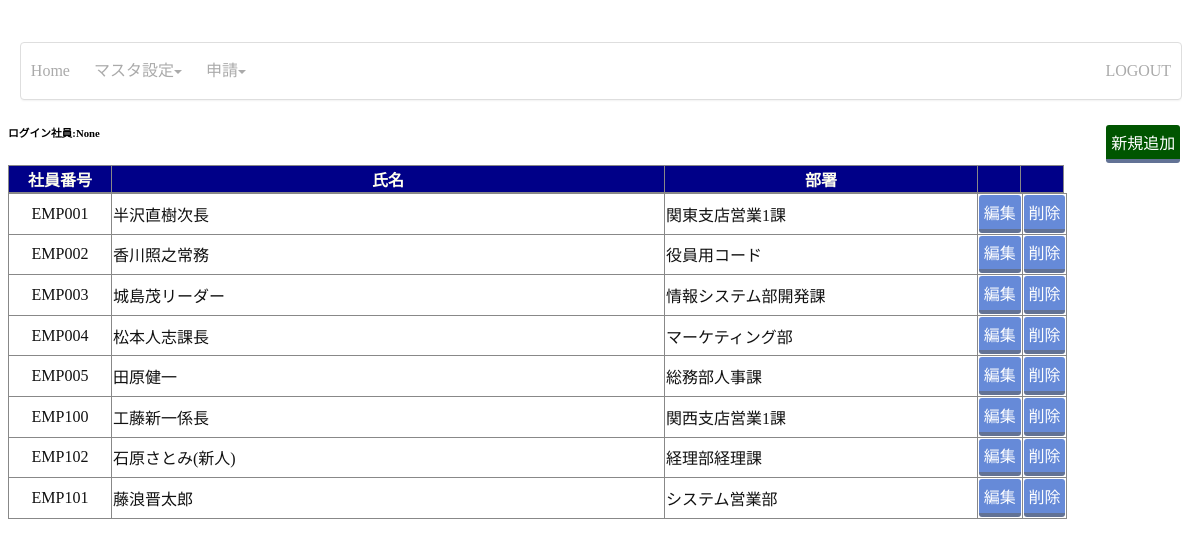
The app's page /m_syain_admin with its own data.
### flaski/models.py (models this page shows)
class M_Syain(Base):
    __tablename__ = 'M_Syain'
    id = Column(String(6), nullable=False, primary_key=True)
    name = Column(String(40), nullable=False)
    busyo = Column(String(6))
    password = Column(String(40), nullable=False)
    authority = Column(Integer)
    mail = Column(String(100))
    path_folder = Column(String(250))
    path_doc = Column(String(250))
    torokud = Column(DateTime, default=datetime.now())
    koshind = Column(DateTime, default=datetime.now())

class M_Busyo(Base):
    __tablename__ = 'M_Busyo'
    busyoid = Column(String(5), nullable=False, primary_key=True)
    busyoname = Column(String(60))

### templates/msts/mst.py (the view)
@M_MST.route('/m_syain_admin', methods=['POST', 'GET']) #blueprintを使う場合、ここは「app.route」ではないので注意！自分の定義したモジュール名を書くこと！
def MST_SYAIN():
    getid = request.args.get('id')
    getmode = request.args.get('mode')
    Empstr_Admin =session.query(M_Syain, M_Busyo).filter(M_Syain.busyo == M_Busyo.busyoid).all()
    session.close()
    return render_template('msts/m_syain_admin.html', Syainstr=Empstr_Admin,ID=getid,TITLE='社員マスタ')

### templates/msts/m_syain_admin.html (shortened to what this page needs)
﻿{% extends 'menu_header.html' %}
{% block body %}
<body>
<form action="/m_syain_admin" method="POST">
            <td>
                <a class="btn-detail2" href="/m_syain_edit/{{ID}}/new/add" style="position: absolute; right: 20px; top: 125px">新規追加</a>
            </td>
    <table class="sk_h_l_readonly" border=1>
        <tr>
            <th width="100">社員番号</th>
            <th width="550">氏名</th>
            <th width="310">部署</th>
            <th width="40"></th>
            <th width="40"></th>
        </tr>
    </table>
    <table class="sk_t_l_readonly" border=1>
        {% for Empstr_Admin in Syainstr %}
        <tr>
            <td width="100"><center>{{ Empstr_Admin.M_Syain.id }}</center></td>
            <td width="550">{{ Empstr_Admin.M_Syain.name }}</td>
            <td width="310">{{ Empstr_Admin.M_Busyo.busyoname }}</td>
            <td>
                <a class="btn-detail" href="/m_syain_edit/{{ID}}/{{ Empstr_Admin.M_Syain.id}}/edit" >編集</a></td>
          <td>     <a class="btn-detail" name="btndlt" id="btndlt" href="/m_syain_edit/{{ID}}/{{ Empstr_Admin.M_Syain.id}}/del">削除</a>
            </td>
        </tr>
        {% endfor %}
    </table>
</form>
{% endblock %}

### templates/menu_header.html (shortened to what this page needs)
﻿<!DOCTYPE html>
<html lang="ja">
{% block head %}
<head>
<link rel="stylesheet"href="{{ url_for('static', filename='css//menu_header.css') }}">
<div class="cp_navi">
<ul>
	<li><a href="top_page?id={{ ID }}">Home</a></li>
	<li>
		<a>マスタ設定<span class="caret"></span></a>
	</li>
	<li>
		<a>申請<span class="caret"></span></a>
	</li>
	<li class="right"><a href="/">LOGOUT</a></li>
</ul>
</div>
<h6 style="text-align:left" color="#000099">ログイン社員:{{ ID }}&nbsp;&nbsp;</h6>
</head>
  {% endblock %}
<body>
    {% block body %}{% endblock %}
</body>
</html>

### static/css/menu_header.css (style rules this page uses)
body { background-color: white; }
.cp_navi { background-color: #ffffff; border: 1px solid #dedede; border-radius: 4px; box-shadow: 0 2px 2px -1px rgba(0, 0, 0, 0.055); color: #888888; display: block; margin: 1em 1%; overflow: hidden; width: 98%; }
.cp_navi ul { margin: 0; padding: 0; }
.cp_navi ul li { display: inline-block; list-style-type: none; -webkit-transition: all 0.2s; transition: all 0.2s; }
.cp_navi > ul > li > a > .caret { border-top: 4px solid #aaaaaa; border-right: 4px solid transparent; border-left: 4px solid transparent; content: ''; display: inline-block; height: 0; width: 0; vertical-align: middle; -webkit-transition: color 0.1s linear; transition: color 0.1s linear; }
.cp_navi > ul > li > a { color: #aaaaaa; display: block; line-height: 56px; padding: 0 10px; text-decoration: none; }
.cp_navi li.right { float: right; }
.sk_h_l_readonly { border-collapse: collapse; height: 20px; color:#FFFFEE ; background-color:#000088; border: 1px solid #888888; }
.sk_t_l_readonly { height: 20px; border-collapse: collapse; background-color: #WHITE; color:#111111; border: 1px solid #888888; }
.btn-detail { display: inline-block; padding: 0.3em 0.3em; text-decoration: none; background: #668ad8; color: #FFF; border-bottom: solid 4px #627295; border-radius: 3px; }
.btn-detail2 { display: inline-block; padding: 0.3em 0.3em; text-decoration: none; background: #228b22; color: #FFF; border-bottom: solid 4px #627295; border-radius: 3px; }
.btn-detail2 { display: inline-block; padding: 0.3em 0.3em; text-decoration: none; background: #005500; color: #FFF; border-bottom: solid 4px #627295; border-radius: 3px; }

### records on screen
M_Syain: M_Syain.id "EMP001", M_Syain.name "半沢直樹次長", M_Busyo.busyoname "関東支店営業1課"
M_Syain: M_Syain.id "EMP002", M_Syain.name "香川照之常務", M_Busyo.busyoname "役員用コード"
M_Syain: M_Syain.id "EMP003", M_Syain.name "城島茂リーダー", M_Busyo.busyoname "情報システム部開発課"
M_Syain: M_Syain.id "EMP004", M_Syain.name "松本人志課長", M_Busyo.busyoname "マーケティング部"
M_Syain: M_Syain.id "EMP005", M_Syain.name "田原健一", M_Busyo.busyoname "総務部人事課"
M_Syain: M_Syain.id "EMP100", M_Syain.name "工藤新一係長", M_Busyo.busyoname "関西支店営業1課"
M_Syain: M_Syain.id "EMP102", M_Syain.name "石原さとみ(新人)", M_Busyo.busyoname "経理部経理課"
M_Syain: M_Syain.id "EMP101", M_Syain.name "藤浪晋太郎", M_Busyo.busyoname "システム営業部"

### other values on screen
{{ ID }} "None"
